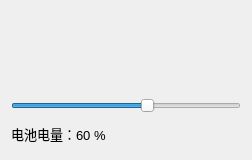
<?xml version="1.0" encoding="UTF-8"?>
<ui version="4.0">
 <class>Widget</class>
 <widget class="QWidget" name="Widget">
  <property name="geometry">
   <rect>
    <x>0</x>
    <y>0</y>
    <width>252</width>
    <height>160</height>
   </rect>
  </property>
  <property name="font">
   <font>
    <pointsize>10</pointsize>
   </font>
  </property>
  <property name="windowTitle">
   <string>自定义界面组件</string>
  </property>
  <layout class="QVBoxLayout" name="verticalLayout">
   <item>
    <widget class="TBattery" name="battery" native="true"/>
   </item>
   <item>
    <widget class="QSlider" name="horizontalSlider">
     <property name="maximum">
      <number>100</number>
     </property>
     <property name="value">
      <number>60</number>
     </property>
     <property name="orientation">
      <enum>Qt::Horizontal</enum>
     </property>
    </widget>
   </item>
   <item>
    <widget class="QLabel" name="labInfo">
     <property name="maximumSize">
      <size>
       <width>16777215</width>
       <height>30</height>
      </size>
     </property>
     <property name="text">
      <string>电池电量：60 %</string>
     </property>
    </widget>
   </item>
  </layout>
 </widget>
 <layoutdefault spacing="6" margin="11"/>
 <customwidgets>
  <customwidget>
   <class>TBattery</class>
   <extends>QWidget</extends>
   <header location="global">tbattery.h</header>
   <container>1</container>
  </customwidget>
 </customwidgets>
 <resources/>
 <connections/>
</ui>
